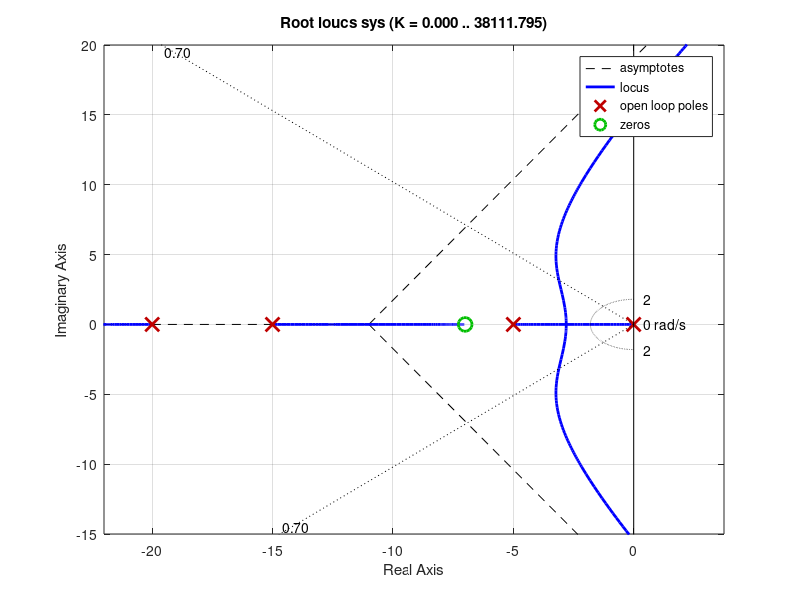

Recreate this plot in MATLAB. (Note: this script raises an error after producing the figure.)
disp('khloya,22104025')
s=tf('s')
sys=(s+7)/(s*(s+5)*(s+15)*(s+20))
rlocus(sys)
axis([-22 3 -15 20])
zeta = 0.7
wn = 1.8
sgrid(zeta,wn)
[k,pole]=rlocfind(sys)